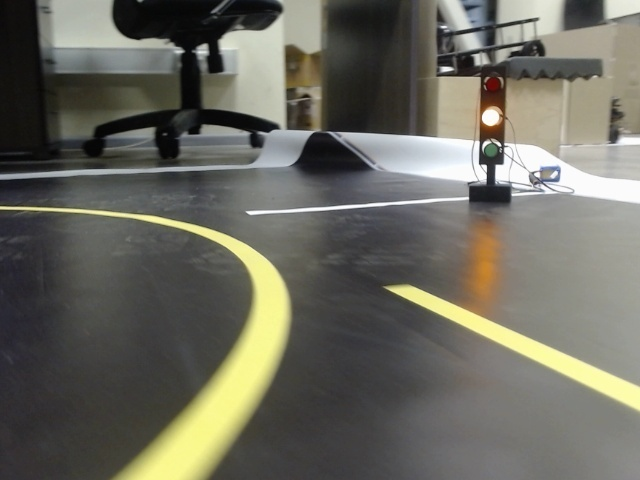
#> input picture 1.JPEG, 640 x 480 px, given in place of 1.jpg, which was not available
$ python detection.py   (older library calls are emulated)
#> lines starting #> are read from the running program, lines starting #| are printed output that depends on the picture; after the words box and inside, x2 and y2 are one past the last pixel; in counts of white or black regions, pixels touching at a corner belong together; pictures that were not available may be replaced by others from this repository, and a replacement may not be noted
import cv2 as cv
import numpy as np
import math
class Detection():
    def __init__(self):

        self.frame = None

    def binareid(self, frame, bin_cof = 115): # бинаризация
        r_channel = frame[:, :, 2]
        binary = np.zeros_like(r_channel)
        binary[(r_channel > bin_cof)] = 1

        hls = cv.cvtColor(frame, cv.COLOR_BGR2HLS)
        s_channel = frame[:, :, 2]
        binary2 = np.zeros_like(s_channel)
        binary2[(s_channel > 110)] = 1

        all_binary = np.zeros_like(binary)
        all_binary[((binary == 1) | (binary2 == 1))] = 255
        return all_binary

if __name__ == "__main__":
    detection = Detection()
    hsv_min = np.array((2, 28, 65), np.uint8)
    hsv_max = np.array((26, 238, 255), np.uint8)
    frame = cv.imread('1.jpg')
#> frame is the input picture: shape (480, 640, 3); mean B, G, R 96.1, 106.3, 107.3
    frame_bin = detection.binareid(frame)
#> in binareid, `r_channel = frame[:, :, 2]`:
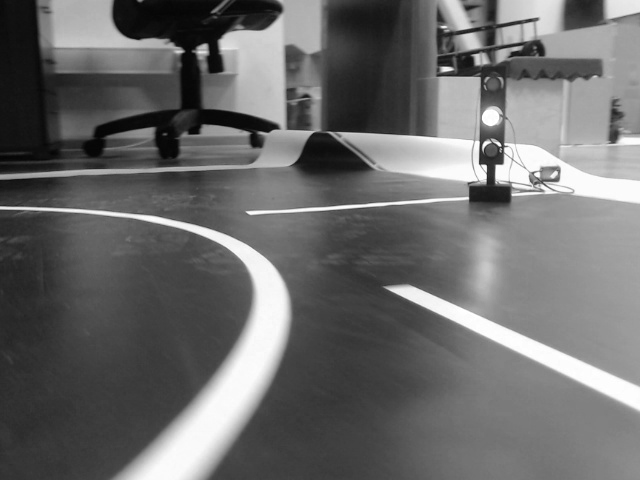
#> r_channel: shape (480, 640); min 3, max 255, mean 107.3
#> in binareid, `hls = cv.cvtColor(frame, cv.COLOR_BGR2HLS)`: hls: shape (480, 640, 3); mean of channels 0, 1, 2 50.2, 102, 27.7
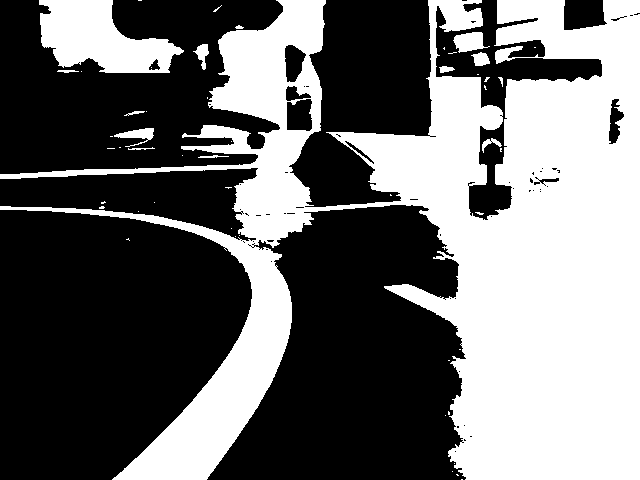
#> frame_bin: shape (480, 640); 42.6% white; 51 white regions (37 under 20 px)
    #hsv = cv.cvtColor( frame_bin, cv.COLOR_BGR2HSV ) # меняем цветовую модель с BGR на HSV
    #thresh = cv.inRange( frame_bin, hsv_min, hsv_max ) # применяем цветовой фильтр
    # ищем контуры и складируем их в переменную contours
    _, contours, hierarchy = cv.findContours( frame_bin.copy(), cv.RETR_TREE, cv.CHAIN_APPROX_SIMPLE)
#> contours = 133 contours, 113 with area under 20; largest, box (x1, y1, x2, y2) and area: (0, 0, 640, 480) 121862, (39, 0, 184, 73) 6327, (286, 98, 313, 132) 754, (284, 44, 307, 83) 593, (453, 32, 490, 53) 442

    # отображаем контуры поверх изображения

    cv.imshow('bin', frame_bin)
    contours_new = []
    for i in range(len(contours)):
        area = cv.contourArea(contours[i], oriented = False)
        perometr = cv.arcLength(contours[i], True)
        if perometr > 300 and area > 600:
            solution = perometr / (math.sqrt(area))
            if solution > 3.52 and solution < 4:
                contours_new.append(contours[i])
                cv.drawContours( frame, contours, i, (255 - 5*i, 5 * i , 0), 3, cv.LINE_AA, hierarchy, 1 )
            if cv.waitKey(1) & 0xFF == ord('q'):
                break
#> this loop made 50 passes; (key q is pressed on pass 50)
#> (area, perometr, solution) on pass 50: (121862.5, 6522.5, 18.68)
#> (area, perometr) on passes 20, 27, 30, 32, 40, 41: (21, 62.49), (74, 64.77), (256.5, 146.7), (24, 44.14), (22, 43.66), (56, 37.31)
#> after the loop, contours_new = []


    #cv.drawContours( frame, contours_new, -1, (255,0,0), 3, cv.LINE_AA, hierarchy, 1 )
    while True:
        print(len(contours_new))
#| 0
        cv.imshow('frame', frame)
        if cv.waitKey(1) & 0xFF == ord('q'):
#> (key q is pressed here)
                break

$ run again, with 2.JPEG copied over 1.JPEG
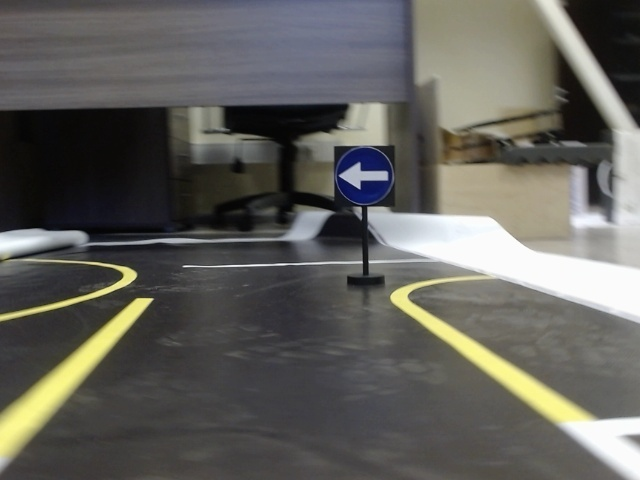
#> input picture 2.JPEG, 640 x 480 px, given in place of 1.jpg, which was not available
#> frame is the input picture: shape (480, 640, 3); mean B, G, R 92.1, 97.1, 98.1
#> in binareid, `r_channel = frame[:, :, 2]`:
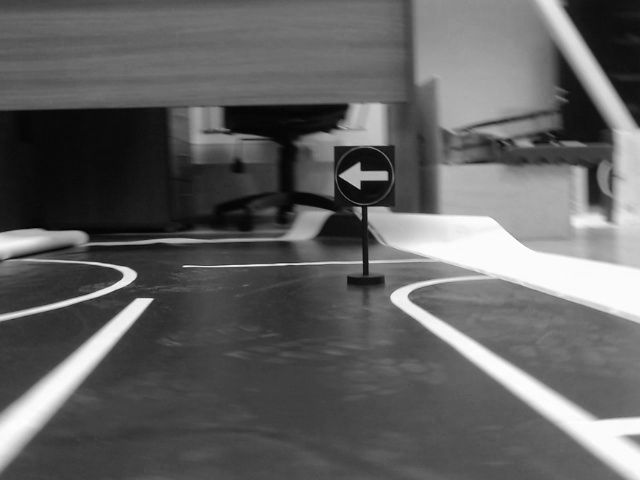
#> r_channel: shape (480, 640); min 3, max 255, mean 98.1
#> hls: shape (480, 640, 3); mean of channels 0, 1, 2 62, 95.2, 23.9
#> `frame_bin = detection.binareid(frame)`:
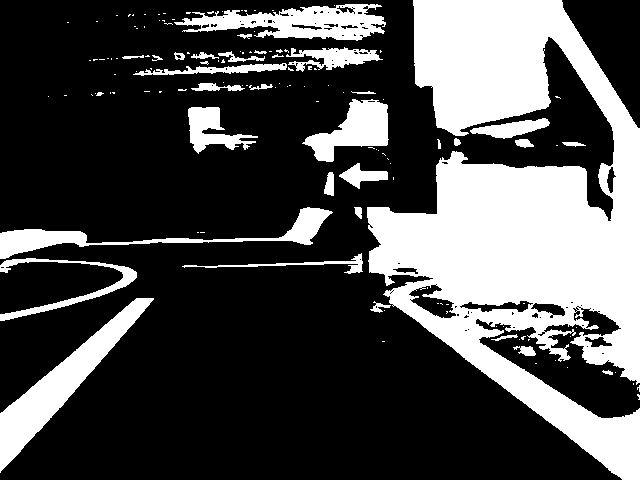
#> frame_bin: shape (480, 640); 29.9% white; 136 white regions (102 under 20 px)
#> contours = 237 contours, 193 with area under 20; largest, box (x1, y1, x2, y2) and area: (367, 0, 640, 480) 67012, (0, 298, 154, 473) 5694, (174, 4, 386, 41) 4199, (0, 207, 333, 259) 2889, (302, 99, 389, 162) 2583
#> the loop `for i in range(len(contours)):` made 22 passes; (key q is pressed on pass 22)
#> (area, perometr, solution) on pass 22: (5694, 499.4, 6.62)
#> after the loop `for i in range(len(contours)):`: contours_new = []
#| 0

$ run again, with 3.JPEG copied over 1.JPEG
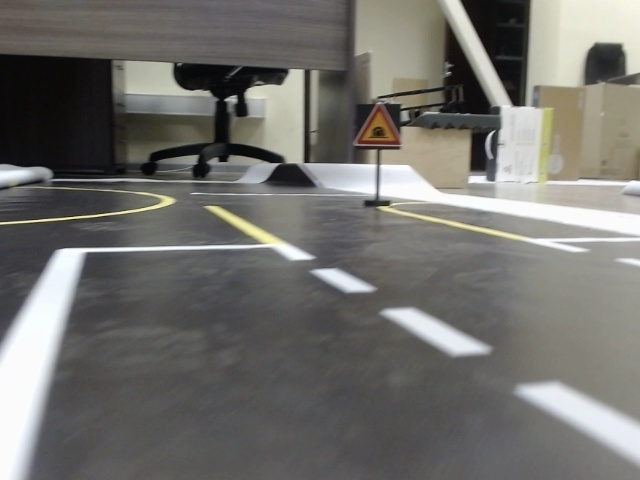
#> input picture 3.JPEG, 640 x 480 px, given in place of 1.jpg, which was not available
#> frame is the input picture: shape (480, 640, 3); mean B, G, R 109, 113, 113.9
#> in binareid, `r_channel = frame[:, :, 2]`:
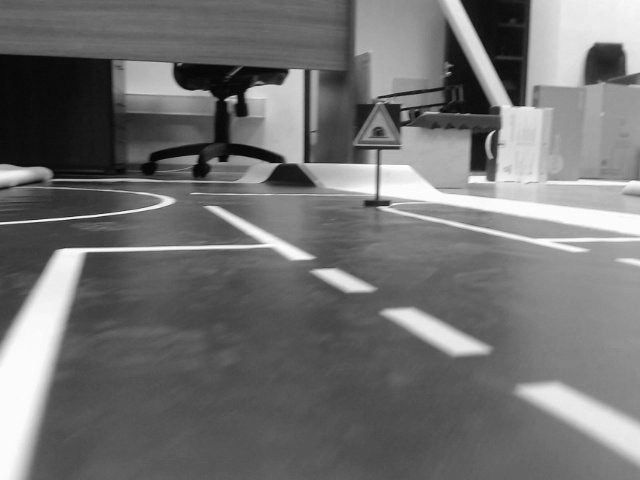
#> r_channel: shape (480, 640); min 4, max 255, mean 113.9
#> hls: shape (480, 640, 3); mean of channels 0, 1, 2 54.6, 111.6, 17.3
#> `frame_bin = detection.binareid(frame)`:
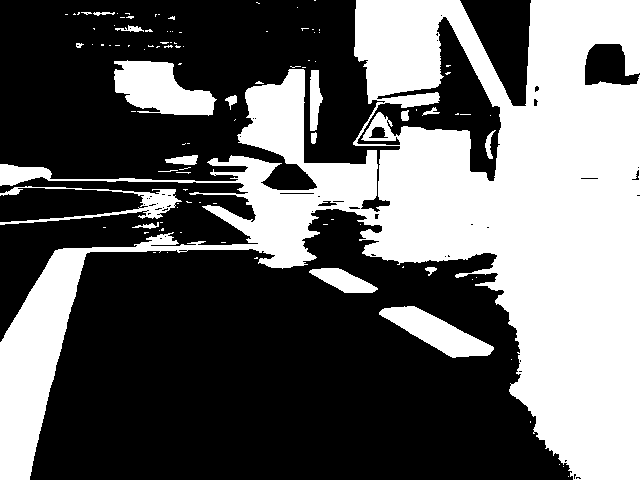
#> frame_bin: shape (480, 640); 39.4% white; 104 white regions (86 under 20 px)
#> contours = 157 contours, 130 with area under 20; largest, box (x1, y1, x2, y2) and area: (0, 0, 640, 480) 115423, (356, 16, 502, 182) 7500, (114, 60, 217, 116) 3472, (379, 306, 494, 358) 2488, (0, 186, 182, 225) 1107
#> the loop `for i in range(len(contours)):` made 32 passes; (key q is pressed on pass 32)
#> (area, perometr, solution) on pass 32: (1107, 824.2, 24.77)
#> after the loop `for i in range(len(contours)):`: contours_new = []
#| 0

$ run again, with 4.JPEG copied over 1.JPEG
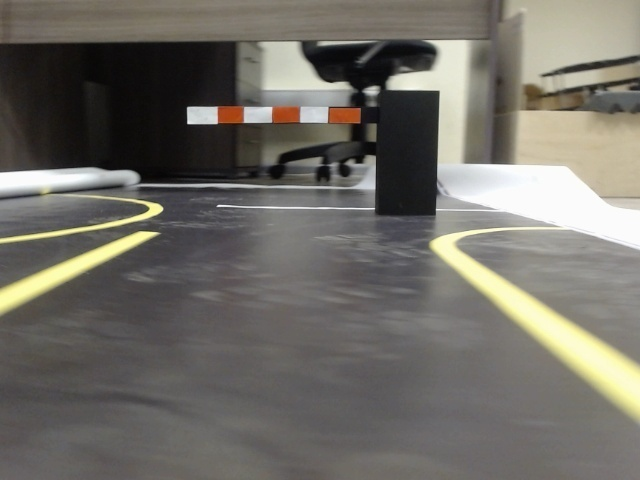
#> input picture 4.JPEG, 640 x 480 px, given in place of 1.jpg, which was not available
#> frame is the input picture: shape (480, 640, 3); mean B, G, R 102.9, 109.9, 112.8
#> in binareid, `r_channel = frame[:, :, 2]`:
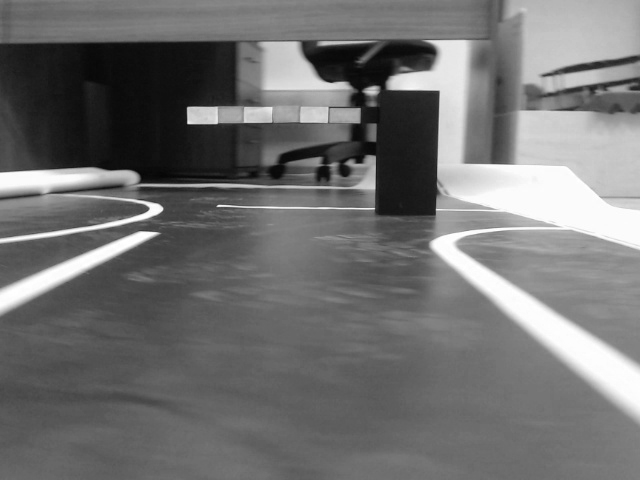
#> r_channel: shape (480, 640); min 4, max 255, mean 112.8
#> hls: shape (480, 640, 3); mean of channels 0, 1, 2 51.8, 108, 23.4
#> `frame_bin = detection.binareid(frame)`:
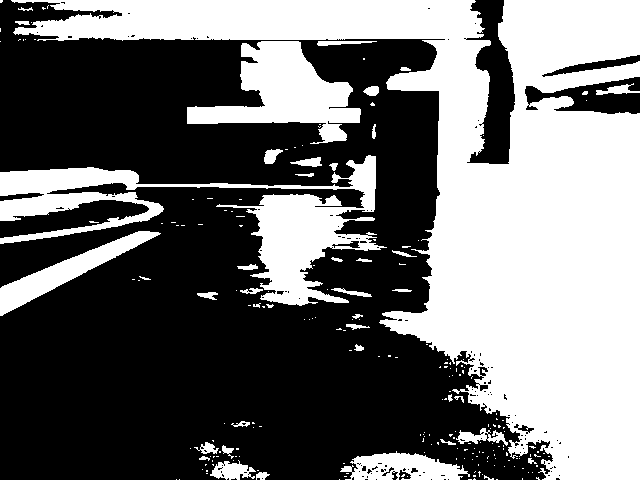
#> frame_bin: shape (480, 640); 43.3% white; 216 white regions (173 under 20 px)
#> contours = 365 contours, 323 with area under 20; largest, box (x1, y1, x2, y2) and area: (11, 0, 640, 480) 98222, (0, 155, 387, 306) 14408, (187, 41, 361, 144) 7884, (0, 231, 161, 316) 3055, (340, 451, 470, 480) 2244
#> the loop `for i in range(len(contours)):` made 74 passes; (key q is pressed on pass 74)
#> (area, perometr, solution) on pass 74: (2243.5, 463.1, 9.78)
#> after the loop `for i in range(len(contours)):`: contours_new = []
#| 0
